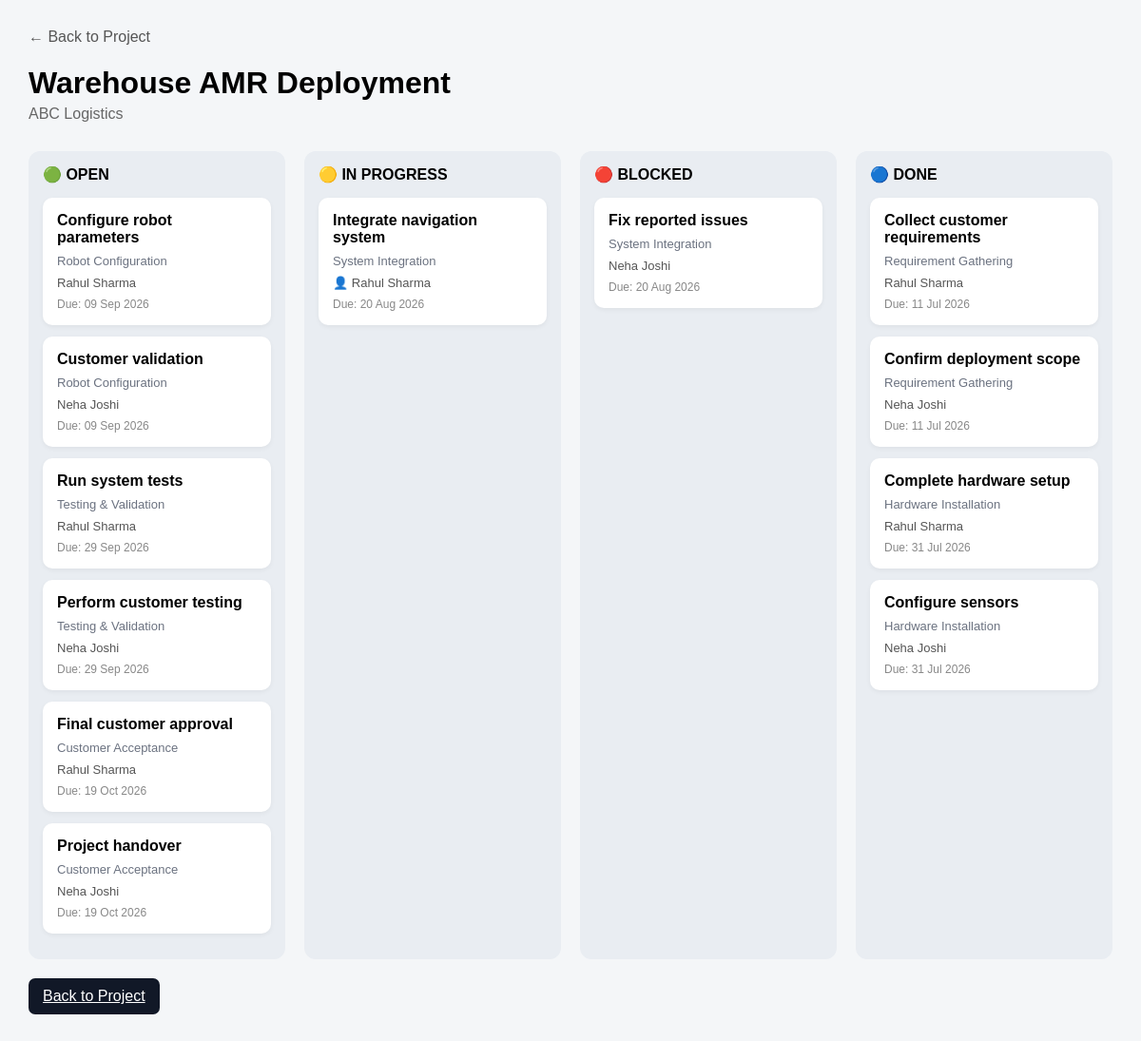
The app's page /project/9/kanban/ with its own data.
### delivery/models.py (models this page shows, shortened)
class Project(models.Model):
    STATUS_CHOICES = [
        ("ON_TRACK", "On Track"),
        ("AT_RISK", "At Risk"),
        ("BLOCKED", "Blocked"),
        ("COMPLETED", "Completed"),
    ]
    name = models.CharField(max_length=200)
    customer_name = models.CharField(max_length=200)
    description = models.TextField(blank=True)
    owners = models.ManyToManyField(
        Owner,
        related_name="projects"
    )
    status = models.CharField(
        max_length=20,
        choices=STATUS_CHOICES,
        default="ON_TRACK"
    )
    start_date = models.DateField()
    target_date = models.DateField()
    last_updated = models.DateTimeField(auto_now=True)

class Task(models.Model):
    STATUS_CHOICES = [
        ("OPEN", "Open"),
        ("IN_PROGRESS", "In Progress"),
        ("BLOCKED", "Blocked"),
        ("DONE", "Done"),
    ]
    milestone = models.ForeignKey(
        Milestone,
        on_delete=models.CASCADE,
        related_name="tasks"
    )
    name = models.CharField(max_length=200)
    status = models.CharField(
        max_length=20,
        choices=STATUS_CHOICES,
        default="OPEN"
    )
    owner = models.ForeignKey(
        Owner,
        on_delete=models.SET_NULL,
        null=True,
        blank=True
    )
    due_date = models.DateField()

class Milestone(models.Model):
    STATUS_CHOICES = [
        ("OPEN", "Open"),
        ("IN_PROGRESS", "In Progress"),
        ("BLOCKED", "Blocked"),
        ("DONE", "Done"),
    ]
    project = models.ForeignKey(
        Project,
        on_delete=models.CASCADE,
        related_name="milestones"
    )
    name = models.CharField(max_length=200)
    status = models.CharField(
        max_length=20,
        choices=STATUS_CHOICES,
        default="OPEN"
    )
    due_date = models.DateField()

class Owner(models.Model):
    name = models.CharField(max_length=100)
    email = models.EmailField(blank=True)

### delivery/views.py (the view)
def project_kanban(request, project_id):
    project = get_object_or_404(
        Project,
        id=project_id
    )
    tasks = Task.objects.filter(
        milestone__project=project
    ).select_related(
        "milestone",
        "owner"
    )
    kanban = {
        "OPEN": [],
        "IN_PROGRESS": [],
        "BLOCKED": [],
        "DONE": [],
    }
    for task in tasks:
        if task.status in kanban:
            kanban[task.status].append(task)
    return render(
        request,
        "delivery/kanban.html",
        {
            "project": project,
            "kanban": kanban,
        }
    )

### delivery/templates/delivery/kanban.html (shortened to what this page needs)
<!DOCTYPE html>
<html>
<head>
</head>
<body>
<div class="header">
    <a href="{% url 'project_detail' project.id %}">
        ← Back to Project
    </a>
    <h1>
        {{ project.name }}
    </h1>
    <div class="customer">
        {{ project.customer_name }}
    </div>
</div>
<div class="board">
    <div class="column">
        <div class="column-header">
            🟢 OPEN
        </div>
        {% for task in kanban.OPEN %}
        <div class="task">
            <div class="task-name">
                {{ task.name }}
            </div>
            <div class="milestone">
                {{ task.milestone.name }}
            </div>
            <div class="owner">
                {% if task.owner %}
                    {{ task.owner.name }}
                {% else %}
                    Unassigned
                {% endif %}
            </div>
            <div class="due">
                Due:
                {{ task.due_date|date:"d M Y" }}
            </div>
        </div>
        {% empty %}
        <div class="empty">
            No open tasks
        </div>
        {% endfor %}
    </div>
    <div class="column">
        <div class="column-header">
            🟡 IN PROGRESS
        </div>
        {% for task in kanban.IN_PROGRESS %}
        <div class="task">
            <div class="task-name">
                {{ task.name }}
            </div>
            <div class="milestone">
                {{ task.milestone.name }}
            </div>
            <div class="owner">
                👤
                {% if task.owner %}
                    {{ task.owner.name }}
                {% else %}
                    Unassigned
                {% endif %}
            </div>
            <div class="due">
                Due:
                {{ task.due_date|date:"d M Y" }}
            </div>
        </div>
        {% empty %}
        <div class="empty">
            No tasks in progress
        </div>
        {% endfor %}
    </div>
    <div class="column">
        <div class="column-header">
            🔴 BLOCKED
        </div>
        {% for task in kanban.BLOCKED %}
        <div class="task">
            <div class="task-name">
                {{ task.name }}
            </div>
            <div class="milestone">
                {{ task.milestone.name }}
            </div>
            <div class="owner">
                {% if task.owner %}
                    {{ task.owner.name }}
                {% else %}
                    Unassigned
                {% endif %}
            </div>
            <div class="due">
                Due:
                {{ task.due_date|date:"d M Y" }}
            </div>
        </div>
        {% empty %}
        <div class="empty">
            No blocked tasks
        </div>
        {% endfor %}
    </div>
    <div class="column">
        <div class="column-header">
            🔵 DONE
        </div>
        {% for task in kanban.DONE %}
        <div class="task">
            <div class="task-name">
                {{ task.name }}
            </div>
            <div class="milestone">
                {{ task.milestone.name }}
            </div>
            <div class="owner">
                {% if task.owner %}
                    {{ task.owner.name }}
                {% else %}
                    Unassigned
                {% endif %}
            </div>
            <div class="due">
                Due:
                {{ task.due_date|date:"d M Y" }}
            </div>
        </div>
        {% empty %}
        <div class="empty">
            No completed tasks
        </div>
        {% endfor %}
    </div>
</div>
<div style="max-width:1400px;margin:auto;">
    <a
        class="back"
        href="{% url 'project_detail' project.id %}"
    >
        Back to Project
    </a>
</div>
</body>
</html>

### delivery/templates/delivery/kanban.html (style rules this page uses)
body { font-family: Arial, sans-serif; background: #f4f6f8; margin: 0; padding: 30px; }
.header { max-width: 1400px; margin: auto; margin-bottom: 30px; }
.header a { text-decoration: none; color: #555; }
h1 { margin-bottom: 5px; }
.customer { color: #666; }
.board { max-width: 1400px; margin: auto; display: grid; grid-template-columns: repeat(4, 1fr); gap: 20px; }
.column { background: #e9edf2; border-radius: 12px; padding: 15px; min-height: 500px; }
.column-header { font-weight: bold; font-size: 16px; margin-bottom: 15px; }
.task { background: white; border-radius: 10px; padding: 15px; margin-bottom: 12px; box-shadow: 0 2px 5px rgba(0,0,0,0.05); }
.task-name { font-weight: bold; margin-bottom: 8px; }
.milestone { font-size: 13px; color: #6b7280; margin-bottom: 8px; }
.owner { font-size: 13px; color: #555; }
.due { font-size: 12px; color: #888; margin-top: 8px; }
.back { display: inline-block; margin-top: 20px; padding: 10px 15px; background: #111827; color: white; border-radius: 7px; }

### records on screen
Project: name "Warehouse AMR Deployment", customer_name "ABC Logistics"
Task: name "Configure robot parameters", milestone.name "Robot Configuration", owner.name "Rahul Sharma", due_date "09 Sep 2026"
Task: name "Customer validation", milestone.name "Robot Configuration", owner.name "Neha Joshi", due_date "09 Sep 2026"
Task: name "Run system tests", milestone.name "Testing & Validation", owner.name "Rahul Sharma", due_date "29 Sep 2026"
Task: name "Perform customer testing", milestone.name "Testing & Validation", owner.name "Neha Joshi", due_date "29 Sep 2026"
Task: name "Final customer approval", milestone.name "Customer Acceptance", owner.name "Rahul Sharma", due_date "19 Oct 2026"
Task: name "Project handover", milestone.name "Customer Acceptance", owner.name "Neha Joshi", due_date "19 Oct 2026"
Task: name "Integrate navigation system", milestone.name "System Integration", owner.name "Rahul Sharma", due_date "20 Aug 2026"
Task: name "Fix reported issues", milestone.name "System Integration", owner.name "Neha Joshi", due_date "20 Aug 2026"
Task: name "Collect customer requirements", milestone.name "Requirement Gathering", owner.name "Rahul Sharma", due_date "11 Jul 2026"
Task: name "Confirm deployment scope", milestone.name "Requirement Gathering", owner.name "Neha Joshi", due_date "11 Jul 2026"
Task: name "Complete hardware setup", milestone.name "Hardware Installation", owner.name "Rahul Sharma", due_date "31 Jul 2026"
Task: name "Configure sensors", milestone.name "Hardware Installation", owner.name "Neha Joshi", due_date "31 Jul 2026"
